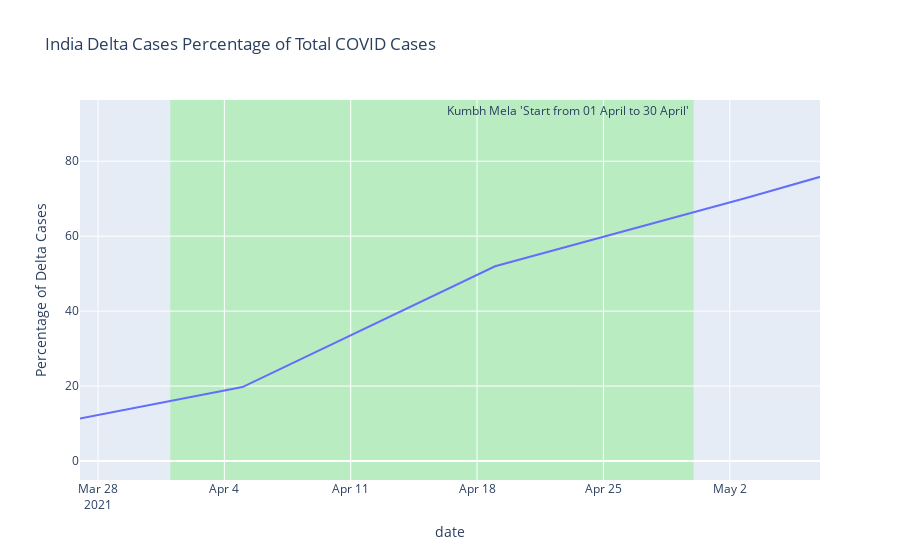

The notebook cell this image was saved under:
### Code cell
fig = px.line(INDDelta, x='date', y='perc_sequences', 
              labels={
                     "perc_sequences": "Percentage of Delta Cases",
                 },
              title='India Delta Cases Percentage of Total COVID Cases'
              ,range_x=['2021-03-27','2021-05-07'])
# summer holiday taken between 3 June and 14 September 2020. Length and exact dates will differ depending on age group


fig.add_vrect(
    x0="2021-04-01", x1="2021-04-30",annotation_text="Kumbh Mela 'Start from 01 April to 30 April' ",
    fillcolor="LightGreen", opacity=0.5,
    layer="below", line_width=0,
)
fig.show()

### Figure 1 — Plotly figure (JSON) as saved in the notebook; plotly's stock layout.template omitted (floating-point values rounded to 4 significant figures)
{"data": [{"hovertemplate": "date=%{x}<br>Percentage of Delta Cases=%{y}<extra></extra>", "legendgroup": "", "line": {"color": "#636efa", "dash": "solid"}, "mode": "lines", "name": "", "orientation": "v", "showlegend": false, "type": "scatter", "x": ["2020-05-11T00:00:00", "2020-05-25T00:00:00", "2020-06-08T00:00:00", "2020-06-22T00:00:00", "2020-07-06T00:00:00", "2020-07-20T00:00:00", "2020-08-03T00:00:00", "2020-08-17T00:00:00", "2020-08-31T00:00:00", "2020-09-14T00:00:00", "2020-09-28T00:00:00", "2020-10-12T00:00:00", "2020-10-26T00:00:00", "2020-11-09T00:00:00", "2020-11-23T00:00:00", "2020-12-07T00:00:00", "2020-12-21T00:00:00", "2021-01-04T00:00:00", "2021-01-11T00:00:00", "2021-01-25T00:00:00", "2021-02-08T00:00:00", "2021-02-22T00:00:00", "2021-03-08T00:00:00", "2021-03-22T00:00:00", "2021-04-05T00:00:00", "2021-04-19T00:00:00", "2021-05-03T00:00:00", "2021-05-17T00:00:00", "2021-05-31T00:00:00", "2021-06-14T00:00:00", "2021-06-28T00:00:00"], "xaxis": "x", "y": [0, 0, 0, 0, 0, 0, 0, 0, 0, 0.26, 0, 0, 0, 0, 2.14, 0.62, 0.31, 0.49, 0.47, 0, 2.46, 0.86, 3.01, 6.69, 19.74, 51.96, 70.31, 89.6, 91.04, 91.27, 81.08], "yaxis": "y"}], "layout": {"annotations": [{"showarrow": false, "text": "Kumbh Mela 'Start from 01 April to 30 April' ", "x": "2021-04-30", "xanchor": "right", "xref": "x", "y": 1, "yanchor": "top", "yref": "y domain"}], "legend": {"tracegroupgap": 0}, "shapes": [{"fillcolor": "LightGreen", "layer": "below", "line": {"width": 0}, "opacity": 0.5, "type": "rect", "x0": "2021-04-01", "x1": "2021-04-30", "xref": "x", "y0": 0, "y1": 1, "yref": "y domain"}], "title": {"text": "India Delta Cases Percentage of Total COVID Cases"}, "xaxis": {"anchor": "y", "domain": [0, 1], "range": ["2021-03-27", "2021-05-07"], "title": {"text": "date"}}, "yaxis": {"anchor": "x", "domain": [0, 1], "title": {"text": "Percentage of Delta Cases"}}}}
